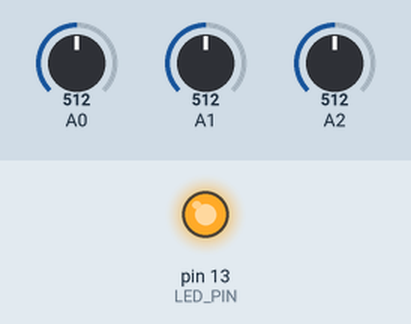
Bench run of a sketch on a simulated Arduino Uno, built with avr-gcc and run on an emulated ATmega328P. Parts: output pins drawn as LEDs (lit = HIGH). The inputs (shaded band) are chosen by the test bench; at power-on: A0 = 512, A1 = 512, A2 = 512.

Above: at 0.7 s.
At 5.2 s:
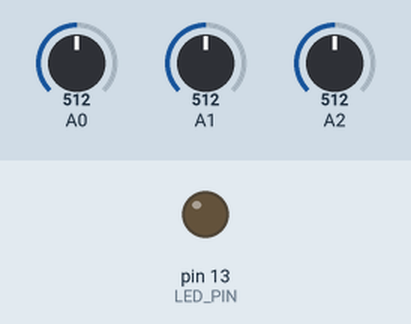
Timing chart, 0 to 6.9 s (numbered marks = the images above):
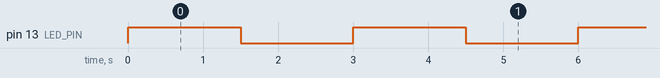

The sketch:

ThreeKnobsBlink.ino
```cpp
#define LED_PIN  13                          // Select the pin for the LED
void setup() {
   pinMode(LED_PIN, OUTPUT);                  // Declare the ledPin as an OUTPUT
}
void loop() {
  int sensorValueZero = analogRead(0);       // Read the value from sensor zero
  int sensorValueOne  = analogRead(1);       // Read the value from sensor one
  int sensorValueTwo  = analogRead(2);       // Read the value from sensor two
  int valZero = map(sensorValueZero, 0, 1024, 0, 1000); // Map the value to one second
  int valOne  = map(sensorValueOne,  0, 1024, 0, 1000); // Map the value to one second
  int valTwo  = map(sensorValueTwo,  0, 1024, 0, 1000); // Map the value to one second

  // Add up all the values from the sensors, use this as a delay for your blinking LED.
  digitalWrite(LED_PIN, HIGH);                 // Turn the ledPin on
  delay(valZero + valOne + valTwo );          // Stop the program for some time
  digitalWrite(LED_PIN, LOW);                  // Turn the ledPin off
  delay(valZero + valOne + valTwo );          // Stop the program for some time
}
```

Measured:
- by itself, pin 13 (LED_PIN): alternates HIGH for 1.5 s and LOW for 1.5 s
